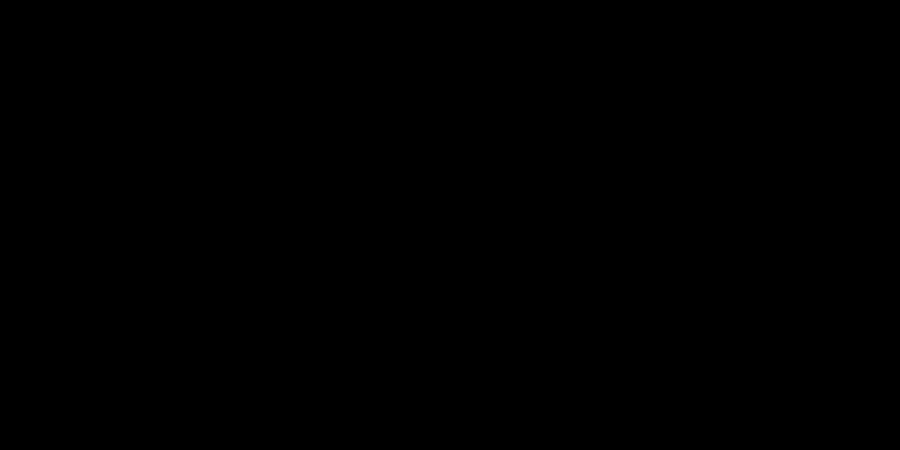
Frame 1 (no input)
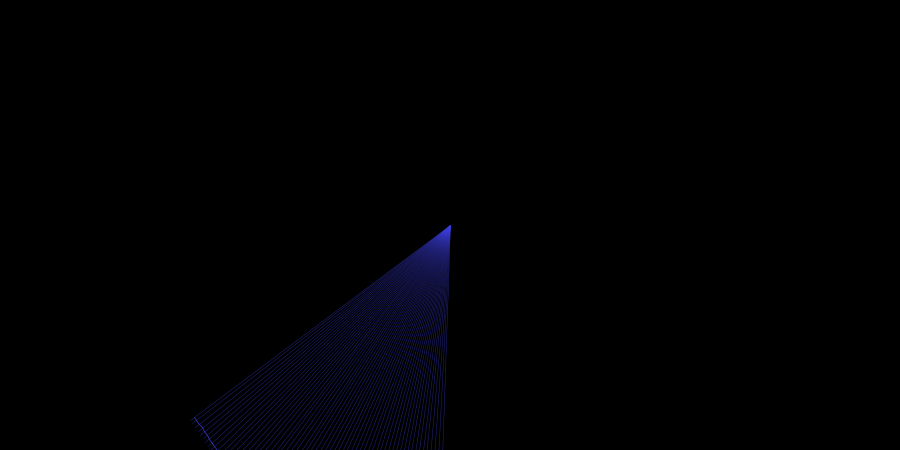
Frame 60 (the mouse pressed at the canvas centre just before this capture)
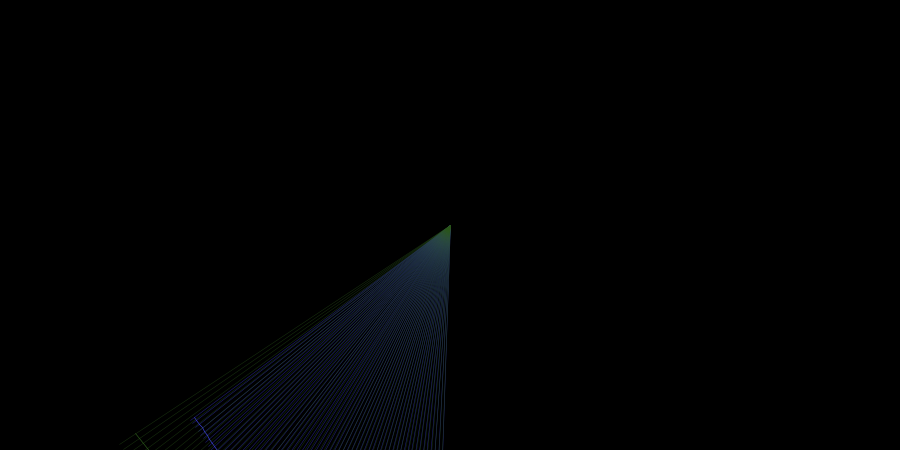
Frame 120 (the mouse held since frame 60 and released just before this capture)

The Processing sketch that drew these frames (run headless with seeded random() and noise(); from frame 60 on, the mouse is pressed at the canvas centre):

// Processing sketch: processing_49631
// ── processing_49631.pde


int _num = 1;    
Circle[] pArr = new Circle[_num];

//================================= init

void setup() {
  size(900, 450);
  smooth(); 
  frameRate(72);
  background(0);
  for (int i=0;i<_num;i++) {
    pArr[i] = new Circle(i);
    pArr[i].init(width/2, height/2);
  }
}

void clearBackground() {
  fill(0,120);
  noStroke();
  rect(0,0,width,height);
  noFill();
}

//================================= frame loop

void draw() {
  for (int i=0;i<_num;i++) {
    pArr[i].update();
  }
}



//================================= interaction

void mousePressed() { 
  background(0);
  for (int i=0;i<_num;i++) {
    pArr[i].init(mouseX, mouseY);
  }
}


//================================= objects


class Circle {
  int id;
  float angnoise, radiusnoise;
  float widnoise, heinoise;
  float angle = 0;
  float radius = 100;
  float centreX = width/2;
  float centreY = height/2;
  float strokeCol = 254;
  float g, b;
  float lastX = 9999;
  float lastY, lastAng;
  float lastOuterX, lastOuterY;
  
  Circle (int num) {
    id = num;
  }
  
  void init(float ex, float why) {
    centreX = ex;
    centreY = why;
  
    noiseSeed(int(random(1000)));
    angnoise = random(10);
    lastX = 9999;
    strokeCol = random(1) + 0.5;
    g = random(255); 
    b = random(255);
    angle = 0;
  }
  
  void update() {
    float radnoise;
    if (angle > 180) {
      radnoise = (angle+1)/360 * strokeCol;
    } else {
      radnoise = ((360-angle)+1)/360 * strokeCol;
    }
    radius = (noise(radnoise) * (width/1.5));
    
    angle += (noise(radnoise) * 1.5);
    if (angle > 360) { 
      angle -= 360;
      strokeCol++; 
      clearBackground();
    } else if (angle < 0) { 
      angle += 360; 
      strokeCol++; 
      clearBackground();
    }
    
    float wid = (noise(radnoise) * 150) - 75;
    float rad = radians(angle + 90);
    float x1 = centreX + (radius * cos(rad));
    float y1 = centreY + (radius * sin(rad));
    
    float outerRadius = radius + wid;
    float outerX = centreX + (outerRadius * cos(rad));
    float outerY = centreY + (outerRadius * sin(rad));
    
    
    
    if (strokeCol > 10) {
       init(centreX, centreY); 
       if (random(2) > 1) {
         b += 40;
         if (b > 250) { b = 0; }
       } else {
         g += 40;
         if (g > 250) { g = 0; }
       }
    }
    
    if (lastX < 9999) {
      strokeWeight(0.7);
      stroke(strokeCol * 40, g, b, 250);
      line(x1, y1, lastX, lastY);
      strokeWeight(0.5);
      stroke(strokeCol * 40, g, b, 150);
      line(centreX, centreY, outerX, outerY);
    }
    
    lastX = x1;
    lastY = y1;
    lastOuterX = outerX;
    lastOuterY = outerY;
  }
  
}
